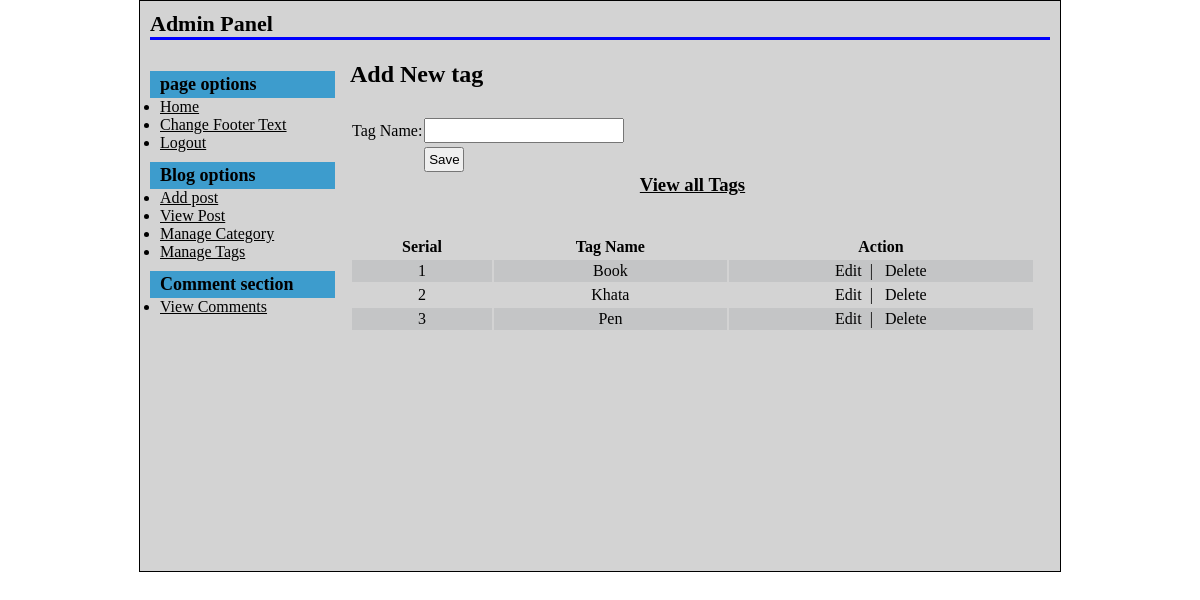
Page /admin/tag_name.php (signed in) on the committed database.
### tables this page shows
CREATE TABLE IF NOT EXISTS `tbl_tag` (
  `tag_id` int(11) NOT NULL,
  `tag_name` varchar(255) NOT NULL
);

### admin/tag_name.php (the view, shortened to what this page needs)
<?php
include("../config.php");
?>
<?php include("header.php"); ?>
<h2>Add New tag</h2>
<p>&nbsp;</p>
<form action="" method="post">
<table class="tbl1">
	<tr>
		<td>Tag Name: </td>
		<td><input class="short" type="text" name="tag_name"></td>
	</tr>
	<tr>
		<td></td>
		<td><input type="submit" name="form1" value="Save"></td>
	</tr>
</table>
</form>
<h3 style="text-decoration:underline; text-align:center;">View all Tags</h3>
<p>&nbsp;</p>
<table class="tbl2" width="100%">
	<tr>
		<th>Serial</th>
		<th>Tag Name</th>
		<th>Action</th>
	</tr>
<?php
$i=0;
$statement=$db->prepare("select * from tbl_tag");
$statement->execute();
$result=$statement->fetchAll(PDO::FETCH_ASSOC);
foreach($result as $row)
{
	$i++;
?>
	<tr>
		<td><?php echo $i; ?></td>
		<td><?php echo $row['tag_name']; ?></td>
		<td><a class="fancybox" href="#inline<?php echo $i; ?>">Edit</a>
		&nbsp;| &nbsp; <a onclick="return confirm_delete();" href="tag_name.php?id=<?php echo $row['tag_id']; ?>">Delete</a></td>
	</tr>
<?php
}
?>
</table>
<?php include("footer.php"); ?>

### style-admin.css (style rules this page uses)
* { padding:0; margin:0; }
body { font-family: 'Times New Roman', Arial; font-size: 16px; }
input[type='submit'] { cursor: pointer; }
input.short[type='text'], input.short[type='password'] { width:200px; }
table.tbl1 { margin-top:10px; }
table.tbl1 tr td input[type='text'], table.tbl1 tr td input[type='password'] { height:25px; }
table.tbl1 tr td input[type='submit'] { width:40px; height:25px; margin-top:2px; }
table.tbl2 { margin-top:20px; text-align:Center; }
table.tbl2 tr td,table.tbl2 tr th { padding:2px; }
table.tbl2 tr td a { color:Black; text-decoration:none; }
table.tbl2 tr:nth-child(2n) td { background-color:c4c5c6; }

### rows in the picture
tbl_tag: tag_name "Book"
tbl_tag: tag_name "Khata"
tbl_tag: tag_name "Pen"
